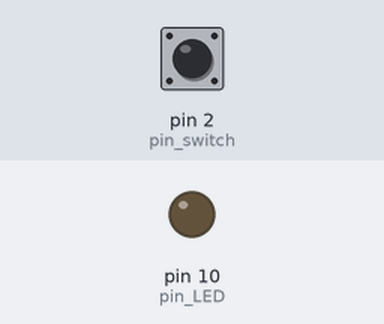
Bench run of a sketch on a simulated Arduino Uno, built with avr-gcc and run on an emulated ATmega328P. Parts: output pins drawn as LEDs (lit = HIGH). Inputs (shaded band) come from the test bench; at power-on: pin 2 (pin_switch) LOW. What the sketch prints to the serial monitor is not drawn.

Above: at 1.2 s.
1.3 s: pin 2 (pin_switch) pulled HIGH for 0.15 s
At 1.37 s:
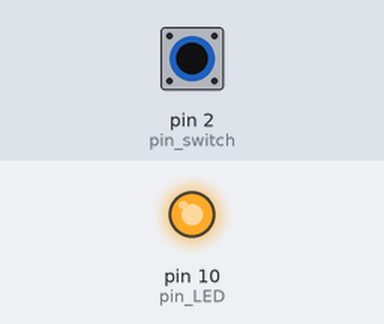
2.9 s: pin 2 (pin_switch) pulled HIGH for 3.2 s
At 6.5 s:
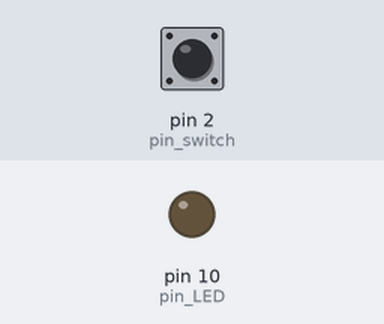
Timing chart, 0 to 8.0 s (numbered marks = the images above; inputs shaded):
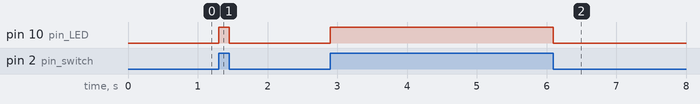

The sketch:

polling.ino
```cpp
//  Polling Sample Arduino IDE source code
//  A very simple example of turning an LED on and off using a button switch
//  Pins
//  D10 to resister and LED
//  D2 to push button switch

// Define the pins being used
int pin_LED = 10;
int pin_switch = 2;

void setup()
{
    Serial.begin(9600);
    Serial.print("Sketch:   ");   Serial.println(__FILE__);
    Serial.print("Uploaded: ");   Serial.println(__DATE__);
    Serial.println(" ");

    pinMode(pin_LED, OUTPUT);
    digitalWrite(pin_LED,LOW);

    pinMode(pin_switch, INPUT);
}

void loop()
{
    if ( digitalRead(pin_switch) == HIGH)
    {
       digitalWrite(pin_LED, HIGH);
    }
    else
    {
       digitalWrite(pin_LED, LOW);
    }
}
```

Measured:
- after the input at 1.3 s, pin 10 (pin_LED): LOW → HIGH at once, → LOW 0.15 s later
- after the input at 2.9 s, pin 10 (pin_LED): LOW → HIGH at once, → LOW 3.2 s later
